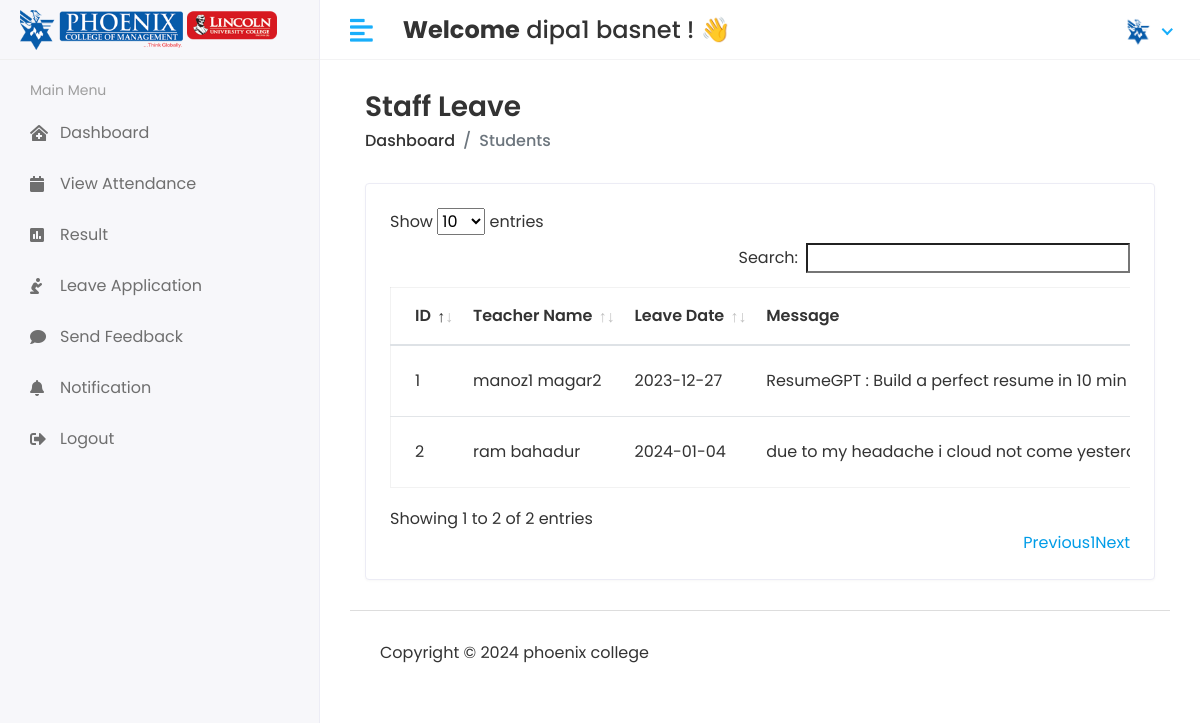
The app's page /Hod/Staff/Leave_View (signed in) with its own data.
### student/models.py (models this page shows, shortened)
class CustomUser(AbstractUser):
    USER = (
        (1, 'HOD'),
        (2, 'STAFF'),
        (3, 'STUDENT'),
    )
    user_type = models.CharField(choices=USER, max_length=50, default=1)
    profile_pic = models.ImageField(upload_to='media/profile_pic')

class Staff_leave(models.Model):
    staff_id = models.ForeignKey(Staff, on_delete=models.CASCADE)
    data = models.CharField(max_length=100)
    message = models.TextField()
    status = models.IntegerField(default=0)
    created_at = models.DateTimeField(auto_now_add=True)
    updated_at = models.DateTimeField(auto_now_add=True)

class Staff(models.Model):
    admin = models.OneToOneField(CustomUser, on_delete=models.CASCADE)
    address = models.TextField()
    gender = models.CharField(max_length=100)
    created_at = models.DateTimeField(auto_now_add=True)
    updated_at = models.DateTimeField(auto_now=True)

### student_management_system/Hod_Views.py (the view)
# urls.py: path('Hod/Staff/Leave_View', Hod_Views.STAFF_LEAVE_VIEW, name='staff_leave_view'),
@login_required(login_url='/')
def STAFF_LEAVE_VIEW(request):
    staff_leave = Staff_leave.objects.all()
    context = {
        'staff_leave': staff_leave
    }
    return render(request, 'Hod/staff_leave.html', context)

### templates/Hod/staff_leave.html (shortened to what this page needs)
{% extends 'base.html' %}
{% block content %}
 <div class="content container-fluid">
               <div class="page-header">
                  <div class="row align-items-center">
                     <div class="col">
                        <h3 class="page-title">Staff Leave</h3>
                        <ul class="breadcrumb">
                           <li class="breadcrumb-item"><a href="{% url 'hod_home' %}">Dashboard</a></li>
                           <li class="breadcrumb-item active">Students</li>
                        </ul>
                     </div>
                  </div>
               </div>
               <div class="row">
                  <div class="col-sm-12">
                     <div class="card card-table">
                        <div class="card-body">
                           <div class="table-responsive">
                              <table id="table_id" class="table table-hover table-center mb-0">
                                 <thead>
                                    <tr>
                                       <th>ID</th>
                                       <th>Teacher Name</th>
                                       <th>Leave Date</th>
                                       <th>Message</th>
                                    </tr>
                                 </thead>
                                 <tbody>
                                 {% for i in staff_leave %}
                                    <tr>
                                       <td>{{i.id}}</td>
                                       <td>{{i.staff_id.admin.first_name}}&nbsp;{{i.staff_id.admin.last_name}}</td>
                                       <td>{{i.data}}</td>
                                       <td>{{i.message}}</td>
                                    </tr>
                                 {% endfor %}
                                 </tbody>
                              </table>
                           </div>
                        </div>
                     </div>
                  </div>
               </div>
            </div>
{% endblock %}

### templates/includes/header.html (shortened to what this page needs)
 {% load static %}
<div class="header">
            <div class="header-left">
               <a href="" class="logo">
               <img src="{% static 'assets/img/logo-both.png'%}" alt="Logo">
               </a>
            </div>
            <a href="javascript:void(0);" id="toggle_btn">
            <i class="fas fa-align-left"></i>
            </a>
            <div class="top-nav-search mt-3">
               <h4><strong>Welcome</strong>&nbsp;<span>{{user.first_name}} {{ user.last_name }}</span>&nbsp;! 👋</h4>
            </div>
            <ul class="nav user-menu">
               <li class="nav-item dropdown has-arrow">
                  <a href="#" class="dropdown-toggle nav-link" data-toggle="dropdown">
                   {% if user.profile_pic == "" %}
                      <span class="user-img"><img class="rounded-circle" src="{% static 'assets/img/no_image.jpg' %}" width="31" alt="profile"></span>
                     {% else %}
                  <span class="user-img"><img class="rounded-circle" src="/{{user.profile_pic}}" width="31" alt="Profile"></span>
                   {% endif %}
                  </a>
               </li>
            </ul>
         </div>

### static/assets/css/style.css (style rules this page uses)
html { height: 100%; }
body { background-color: #fff; color: #333; font-family: 'Poppins', sans-serif; font-size: 1rem; height: 100%; line-height: 1.5; overflow-x: hidden; }
h1, h2, h3, h4, h5, h6 { font-family: 'Poppins', sans-serif; margin-top: 0; }
a { color: #009ce7; }
input, button, a { transition: all 0.4s ease; -moz-transition: all 0.4s ease; -o-transition: all 0.4s ease; -ms-transition: all 0.4s ease; -webkit-transition: all 0.4s ease; }
ul, ol { padding: 0px; list-style: none; }
.table { color: #333; max-width: 100%; margin-bottom: 0; width: 100%; }
.table.dataTable { border-collapse: collapse !important; border: 1px solid rgba(0, 0, 0, 0.05); }
.table thead tr th { font-weight: 600; }
.table tbody tr { border-bottom: 1px solid rgba(0, 0, 0, 0.05); }
.table.table-center td, .table.table-center th { vertical-align: middle; }
.card-table .card-body .table > thead > tr > th { border-top: 0; }
.card-table .card-body .table tr td:first-child, .card-table .card-body .table tr th:first-child { padding-left: 1.5rem; }
.card-table .table td, .card-table .table th { border-top: 1px solid #e2e5e8; padding: 1rem 0.75rem; white-space: nowrap; }
.card { border: 1px solid #ececf5; box-shadow: 0 1px 3px 0 rgba(0, 0, 0, 0.03); margin-bottom: 1.875rem; }
.card-body { padding: 1.5rem; }
.header { background-color: #fff; border-bottom: 1px solid #f3f3f4; left: 0; position: fixed; right: 0; top: 0; z-index: 1001; height: 60px; }
.header .header-left { float: left; height: 60px; padding: 0 20px; position: relative; width: 320px; z-index: 1; transition: all 0.2s ease-in-out; background-color: #f7f7fa; border-bottom: 1px solid #efefef; border-right: 1px solid #ececf5; display: flex; align-items: center; }
.header .header-left .logo { display: inline-block; line-height: 60px; }
.header .header-left .logo img { max-height: 40px; width: auto; }
.header .dropdown-toggle:after { display: none; }
.header .has-arrow .dropdown-toggle:after { border-top: 0; border-left: 0; border-bottom: 2px solid #18aefa; border-right: 2px solid #18aefa; content: ''; height: 8px; display: inline-block; pointer-events: none; -webkit-transform-origin: 66% 66%; -ms-transform-origin: 66% 66%; transform-origin: 66% 66%; -webkit-transform: rotate(45deg); -ms-transform: rotate(45deg); transform: rotate(45deg); -webkit-transition: all 0.15s ease-in-out; transition: all 0.15s ease-in-out; width: 8px; vertical-align: 0px; }
.user-menu { float: right; margin: 0; position: relative; z-index: 99; padding-right: 15px; }
.user-menu.nav > li > a { color: #a0a0a0; font-size: 14px; line-height: 58px; padding: 0 15px; height: 60px; }
.user-img { margin-right: 3px; position: relative; }
.top-nav-search { float: left; margin-left: 15px; }
.page-header { margin-bottom: 1.875rem; }
.page-header .breadcrumb { background-color: transparent; color: #6c757d; font-size: 1rem; font-weight: 500; margin-bottom: 0; padding: 0; }
.page-header .breadcrumb a { color: #333; }
.page-title { font-size: 28px; font-weight: 600; color: #333; margin-bottom: 5px; }
@media (min-width: 992px) { #toggle_btn { align-items: center; color: #18aefa; display: inline-flex; float: left; font-size: 26px; height: 60px; justify-content: center; margin-left: 15px; padding: 0 15px; } }

### records on screen
CustomUser: first_name "dipa1", last_name "basnet", profile_pic (picture)
Staff_leave: id "1", staff_id.admin.first_name "manoz1", staff_id.admin.last_name "magar2", data "2023-12-27", message "ResumeGPT : Build a perfect resume in 10 min…"
Staff_leave: id "2", staff_id.admin.first_name "ram", staff_id.admin.last_name "bahadur", data "2024-01-04", message "due to my headache i cloud not come…"
